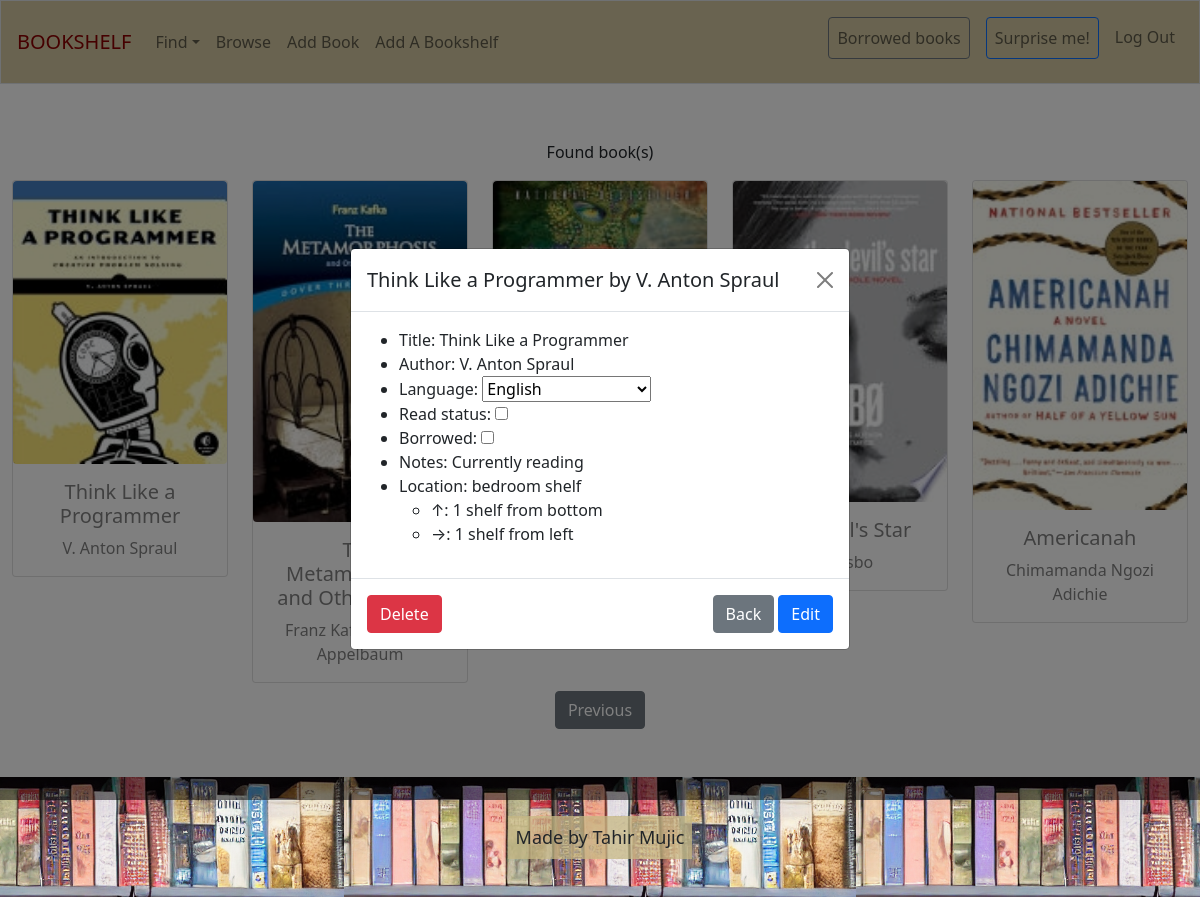
/book_details?id=82&page=0 (signed in), run on the app's committed database.
### tables this page shows
CREATE TABLE books (
    id INTEGER PRIMARY KEY AUTOINCREMENT NOT NULL,
    title TEXT NOT NULL,
    author TEXT NOT NULL,
    language TEXT,
    location_x INTEGER,
    location_y INTEGER,
    status TEXT,
    note TEXT,
    image TEXT,
    date TIMESTAMP DEFAULT CURRENT_TIMESTAMP NOT NULL,
    bookshelf_id INTEGER,
    user_id INTEGER, borrowed TEXT,
    FOREIGN KEY(bookshelf_id) REFERENCES bookshelves(id),
    FOREIGN KEY(user_id) REFERENCES users(id)
);

CREATE TABLE bookshelves (
    id INTEGER NOT NULL,
    width INTEGER NOT NULL,
    height INTEGER NOT NULL,
    description TEXT,
    image TEXT,
    user_id INTEGER NOT NULL,
    PRIMARY KEY(id),
    FOREIGN KEY (user_id) REFERENCES users(id)
);

### app.py (the view)
@app.route('/book_details', methods=['GET', 'POST'])
@login_required
def book_details():
    if request.method == 'POST':
        data = request.form
        loc_x = data['selected-max-width']
        loc_y = data['selected-max-height']
        if 'location-input' in data:
            loc = data['location-input']
        if data['submit'] == 'delete':
            book_id = data['book_id']
            db.execute("DELETE FROM books WHERE id =?;", book_id)
            return redirect('/')
        if 'status' in data:
            status = data['status']
        else:
            status = None
        if 'borrowed' in data:
            borrowed = data['borrowed']
            loc = 'None'
        else:
            borrowed = None
        if 'note' in data:
            note = data['note']
            if note == '':
                note = 'None'
        else:
            note = 'None'
        if loc == 'None':
            loc_y = None
            loc_x = None
            loc = (None,)
        db.execute(
            "UPDATE books SET title = ?, author = ?, language = ?, location_y = ?, location_x = ?, status = ?, borrowed =?, note = ?, bookshelf_id = ? WHERE id = ?;",
            data['title'], data['author'], data['language'], loc_y, loc_x, status, borrowed, note,
            loc, data['book_id']
        )
        return redirect('/')
    else:
        page = request.args.get('page', 0, type=int)
        book_id = request.args.get('id')
        book_details = db.execute(
            "SELECT id, title, author, language, status, borrowed, note, bookshelf_id, location_x, location_y FROM books WHERE id = ?;", book_id
        )
        shelf = db.execute(
            "SELECT description FROM bookshelves WHERE id=?;", book_details[0]['bookshelf_id'])
        bookshelves = db.execute(
            "SELECT id, width, height, description FROM bookshelves WHERE user_id =?;", session['user_id'])
        return render_template('book_details.html', books=books_to_show[0][page], book_details=book_details[0], shelf=shelf, bookshelves=bookshelves)

### app.py (called while the page is built)
@app.after_request
def after_request(response):
    response.headers['Cache-Control'] = 'no-cache, no-store, must-revalidate'
    response.headers['Expires'] = 0
    response.headers['Pragma'] = 'no-cache'
    return response

### helpers.py (called while the page is built)
def login_required(f):
    @wraps(f)
    def decorated_function(*args, **kwargs):
        if session.get("user_id") is None:
            return redirect("/login")
        return f(*args, **kwargs)
    return decorated_function

### templates/book_details.html (shortened to what this page needs)
<!DOCTYPE html>
{% extends "index.html" %} {% block book_details %}
<div
	class="modal fade"
	id="exampleModal"
	tabindex="-1"
	aria-labelledby="exampleModalLabel"
	aria-hidden="true"
	data-bs-keyboard="false"
	data-bs-backdrop="static"
>
	<div class="modal-dialog modal-dialog-centered text-start">
		<div class="modal-content">
			<div class="modal-header">
				<h5 class="modal-title" id="exampleModalLabel">
					{{ book_details['title'] }} by {{ book_details['author'] }}
				</h5>
				<a
					href="javascript:window.history.back()"
					type="button"
					class="btn-close"
					aria-label="Close"
				></a>
			</div>
			<form action="/book_details" id="modal-form" method="post">
				<div class="modal-body">
					<ul>
						<li>
							Title:
							<span class="edit" data-input="title_input"
								>{{ book_details['title'] }}</span
							><input
						</li>
						<li>
							Author:
							<span class="edit" data-input="author-input"
								>{{ book_details['author'] }}</span
							>
						</li>
						<li>
							Language:
							<select
								id="language"
								data-default="{{ book_details['language'] }}"
								name="language"
							>
								<option value="EN">English</option>
							</select>
						</li>
						<li>
							Read status: {% if book_details['status'] %}
							<input type="checkbox" name="status" value="True" checked />
							{%else%}
							<input type="checkbox" name="status" value="True" />
							{% endif %}
						</li>
						<li>
							Borrowed: {% if book_details['borrowed'] %}
							<input
								id="borrowed"
								type="checkbox"
								name="borrowed"
								value="True"
								checked
							/>
							{%else%}
							<input
								id="borrowed"
								type="checkbox"
								name="borrowed"
								value="True"
							/>
							{% endif %}
						</li>
						<li>
							Notes:
							<span class="edit" data-input="note-input"
								>{{ book_details['note'] }}</span
							>
						</li>
						<li>
							Location:
							<span
								class="edit"
								id="current-shelf"
								data-input="location-input"
								name="location-input"
								data-default="{{book_details['bookshelf_id']}}"
							>
								{% if book_details['bookshelf_id'] == None %} Not on shelf {%
								else %} {{shelf[0]['description']}}
								<ul>
									<li>↑: {{ book_details['location_y'] }} shelf from bottom</li>
									<li>→: {{ book_details['location_x'] }} shelf from left</li>
								</ul>
								{%endif%}
							</span>
						</li>
					</ul>
				</div>
				<div class="modal-footer">
					<div class="float-left" style="margin-right: auto">
						<button
							id="delete-btn"
							name="submit"
							class="btn btn-danger"
							value="delete"
						>
							Delete
						</button>
					</div>
					<div class="float-right">
						<a
							href="javascript:window.history.back()"
							type="button"
							class="btn btn-secondary"
							>Back</a
						>
						<button
							id="edit-book"
							name="submit"
							value="edit"
							type="submit"
							class="btn btn-primary"
						>
							Edit
						</button>
					</div>
				</div>
			</form>
		</div>
	</div>
</div>
{% endblock %}

### templates/index.html (shortened to what this page needs)
<!DOCTYPE html>
{% extends "layout.html" %} {% block title %} Index {% endblock %} {% block main
%}
<p>Found {{ book_num }} book(s)</p>
<div>
	{% if books %}
	<div class="row row-cols-1 row-cols-md-2 g-4 justify-content-center">
		{% for book in books %}
		<div class="col" style="max-width: 15rem">
			{% if message != 'You don`t have this book but you check it out online'%}
			<a
				class="book-card"
				href="{{url_for('book_details', id=book['id'], page=page_num)}}"
			>
				{%endif%}
				<div class="card">
					{% if message != 'You don`t have this book but you check it out online'
					%}
					<img
						src="{{ book['image'] }}"
						class="card-img-top rounded"
						alt="..."
					/>
					{%else%}
					<img
					class="card-img-top rounded"
					alt=""
					/>
					{%endif%}
					<div class="card-body">
						<h5 class="card-title">{{ book['title'] }}</h5>
						<p class="card-text">{{ book['author'] }}</p>
					</div>
				</div>
			</a>
		</div>
		{% endfor %}
	</div>
</div>
{% if total != 0 %} {% if page_num == total %}
<a href="javascript:window.history.back()" class="btn btn-secondary mt-2"
	>Previous</a
>
{% endif %} {%endif%} {%endif%}
{% block book_details %}{% endblock %} {% block edit_book %}{% endblock %}  {% endblock %}

### templates/layout.html (style rules this page uses)
a { text-decoration: none; color: grey; }

### data on the page
books: shows a picture, title "Think Like a Programmer", author "V. Anton Spraul", language "English", note "Currently reading", location_y "1", location_x "1"
bookshelves: description "bedroom shelf"

### other printed values
{{ book['title'] }} "Americanah"
{{ book['author'] }} "Chimamanda Ngozi Adichie"
